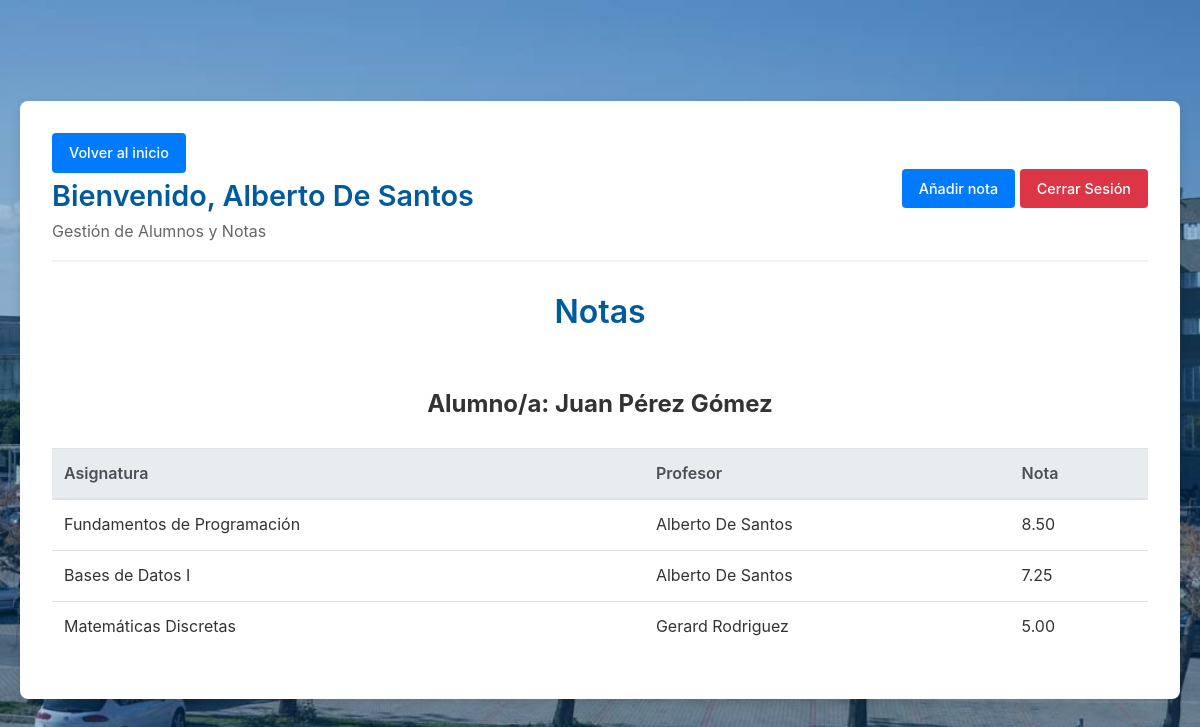
The page /view/ver_alumno.php?id=1 (signed in) on the database its author committed.
### tables this page shows
CREATE TABLE IF NOT EXISTS tbl_asignaturas (
    id INT AUTO_INCREMENT PRIMARY KEY,
    nombre VARCHAR(150) NOT NULL,
    id_grado INT NOT NULL,
    curso ENUM('1','2','3','4') NOT NULL,
    creditos INT DEFAULT 6
);

CREATE TABLE IF NOT EXISTS tbl_gestores (
    id INT AUTO_INCREMENT PRIMARY KEY,
    nombre VARCHAR(100) NOT NULL,
    email VARCHAR(100) NOT NULL UNIQUE,
    password VARCHAR(255) NOT NULL,
    rol ENUM('profesor','secretaria','direccion','administrador') DEFAULT 'profesor'
);

CREATE TABLE IF NOT EXISTS tbl_notas (
    id INT AUTO_INCREMENT PRIMARY KEY,
    id_alumno INT NOT NULL,
    id_asignatura INT NOT NULL,
    convocatoria ENUM('ordinaria','extraordinaria'),
    nota DECIMAL(4,2)
);

### view/ver_alumno.php (the view, shortened to what this page needs)
<?php
if (!isset($_SESSION['logeado']) || $_SESSION['logeado'] !== true) {
    header('Location: ./login.php');
    exit();
} else {
    if (!isset($_GET['id'])) {
        header('Location: ./index.php?error=Necesitas el id del alumno para ver sus notas');
        exit();
    } else {
        require_once '../conexion/connection.php';
        $id_alumno = $_GET['id'];
        $sql = "SELECT CONCAT(ta.nombre, ' ', ta.apellido1, ' ', ta.apellido2) AS nombre, tas.nombre AS asignatura, tn.nota as nota, tg.nombre AS profesor FROM tbl_alumnos ta INNER JOIN tbl_notas tn ON ta.id = tn.id_alumno Inner Join tbl_asignaturas tas ON tn.id_asignatura = tas.id INNER JOIN tbl_profesor_asignatura tpa on tas.id = tpa.id_asignatura INNER JOIN tbl_gestores tg ON tpa.id_profesor = tg.id WHERE ta.id = ? and tn.nota IS NOT NULL";
        $stmt = $conn->prepare($sql);
        $stmt->execute([$id_alumno]);
        $alumno = $stmt->fetchAll(PDO::FETCH_ASSOC);
?>
        <!DOCTYPE html>
        <html lang="es">
        <head>
            <link rel="stylesheet" href="../css/style.css">
        </head>
        <body>
            <div class="dashboard-container">
                <div class="dashboard-header">
                    <div>
                        <a class="btn btn-primary" href="../index.php">Volver al inicio</a>
                        <h1>Bienvenido, <?php echo $_SESSION['user_nombre']; ?></h1>
                        <p>Gestión de Alumnos y Notas</p>
                    </div>
                    <div>
                        <?php if ($_SESSION['user_rol'] === 'profesor'): ?>
                            <a class="btn btn-primary" href="./poner_nota.php?id=<?php echo htmlspecialchars($_GET['id']); ?>">Añadir nota</a>
                        <?php endif; ?>
                        <a href="./proc/logout.php" class="btn btn-danger">Cerrar Sesión</a>
                    </div>
                </div>
                <h1>Notas</h1>
                <?php if (count($alumno) > 0): ?>
                    <h2 class="centrar">Alumno/a: <?php echo htmlspecialchars($alumno[0]['nombre']); ?></h2>
                    <div class="table-responsive">
                        <table class="table">
                            <thead>
                                <tr>
                                    <th class="centrar">Asignatura</th>
                                    <th class="centrar">Profesor</th>
                                    <th class="centrar">Nota</th>
                                </tr>
                            </thead>
                            <tbody>
                                <?php foreach ($alumno as $nota): ?>
                                    <tr>
                                        <td><?php echo htmlspecialchars($nota['asignatura']); ?></td>
                                        <td><?php echo htmlspecialchars($nota['profesor']); ?></td>
                                        <td><?php echo htmlspecialchars($nota['nota']); ?></td>
                                    </tr>
                                <?php endforeach; ?>
                            </tbody>
                        </table>
                    </div>
                <?php else: ?>
                    <p>No tiene notas registradas.</p>
                <?php endif; ?>
        </body>
        </html>
<?php
    }
}
?>

### css/style.css (style rules this page uses)
* { margin: 0; padding: 0; box-sizing: border-box; }
body { font-family: -apple-system, BlinkMacSystemFont, "Segoe UI", Roboto, Helvetica, Arial, sans-serif; color: #333; line-height: 1.6; background-color: #f4f7f6; background-image: linear-gradient(rgba(0, 90, 156, 0.3), rgba(0, 90, 156, 0.3)), url('../img/escuela.jpg'); background-size: cover; background-position: center center; background-repeat: no-repeat; background-attachment: fixed; display: flex; justify-content: center; align-items: center; min-height: 100vh; padding: 20px; }
.centrar { text-align: center; }
h1 { text-align: center; color: #005A9C; margin-bottom: 1.5rem; font-weight: 600; }
a { color: #007BFF; text-decoration: none; transition: color 0.3s ease; }
.dashboard-container { width: 100%; max-width: 1200px; background: #fff; border-radius: 8px; box-shadow: 0 4px 12px rgba(0, 0, 0, 0.1); padding: 2rem; margin: 2rem auto; display: flex; flex-direction: column; gap: 1.5rem; }
.dashboard-header { display: flex; justify-content: space-between; align-items: center; border-bottom: 2px solid #f1f1f1; padding-bottom: 1rem; flex-wrap: wrap; gap: 1rem; }
.dashboard-header h1 { margin: 0; text-align: left; font-size: 1.8rem; }
.dashboard-header p { color: #666; margin: 0; }
.btn { display: inline-block; padding: 0.5rem 1rem; border-radius: 4px; text-decoration: none; font-weight: 500; cursor: pointer; transition: background-color 0.2s; border: 1px solid transparent; font-size: 0.9rem; text-align: center; font-family: inherit; line-height: 1.5; vertical-align: middle; }
.btn-primary { background-color: #007BFF; color: white; }
.btn-danger { background-color: #dc3545; color: white; }
.table-responsive { overflow-x: auto; }
.table { width: 100%; border-collapse: collapse; margin-bottom: 1rem; background-color: transparent; }
.table th, .table td { padding: 0.75rem; vertical-align: top; border-top: 1px solid #dee2e6; text-align: left; }
.table th { vertical-align: bottom; border-bottom: 2px solid #dee2e6; background-color: #e9ecef; color: #495057; font-weight: 600; }
.table tbody tr { animation: fadeInUp 0.5s ease-out backwards; }
.table tbody tr:nth-child(1) { animation-delay: 0.1s; }
.table tbody tr:nth-child(2) { animation-delay: 0.2s; }
.table tbody tr:nth-child(3) { animation-delay: 0.3s; }

### rows shown on the page
tbl_asignaturas: nombre "Fundamentos de Programación", tbl_gestores.nombre "Alberto De Santos", tbl_notas.nota "8.50"
tbl_asignaturas: nombre "Bases de Datos I", tbl_gestores.nombre "Alberto De Santos", tbl_notas.nota "7.25"
tbl_asignaturas: nombre "Matemáticas Discretas", tbl_gestores.nombre "Gerard Rodriguez", tbl_notas.nota "5.00"

### other values the page prints
$_SESSION['user_nombre'] "Alberto De Santos"
$alumno[0]['nombre'] "Juan Pérez Gómez"
